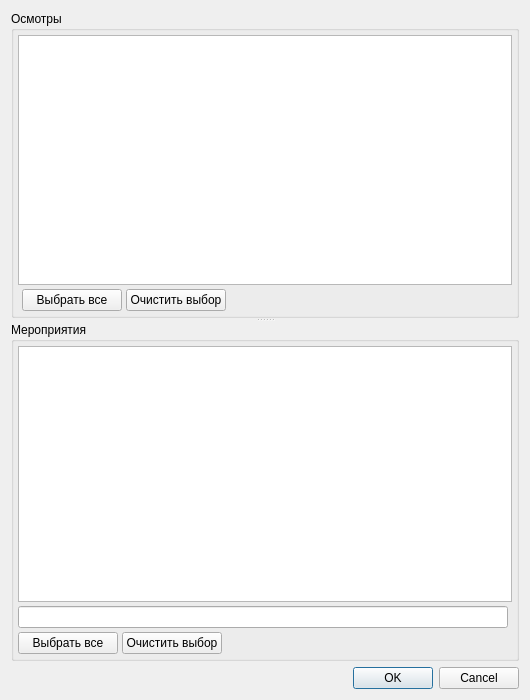
<?xml version="1.0" encoding="UTF-8"?>
<ui version="4.0">
 <class>PreF131Dialog</class>
 <widget class="QDialog" name="PreF131Dialog">
  <property name="windowModality">
   <enum>Qt::ApplicationModal</enum>
  </property>
  <property name="geometry">
   <rect>
    <x>0</x>
    <y>0</y>
    <width>530</width>
    <height>700</height>
   </rect>
  </property>
  <property name="windowTitle">
   <string>Dialog</string>
  </property>
  <layout class="QGridLayout" name="gridLayout_3">
   <item row="0" column="0">
    <widget class="QSplitter" name="splitter">
     <property name="orientation">
      <enum>Qt::Vertical</enum>
     </property>
     <widget class="QGroupBox" name="grpInspections">
      <property name="title">
       <string>Осмотры</string>
      </property>
      <layout class="QGridLayout" name="gridLayout">
       <property name="margin">
        <number>4</number>
       </property>
       <property name="spacing">
        <number>4</number>
       </property>
       <item row="0" column="0" colspan="4">
        <widget class="CInDocTableView" name="tblDiagnostics"/>
       </item>
       <item row="1" column="1">
        <widget class="QPushButton" name="btnSelectVisits">
         <property name="sizePolicy">
          <sizepolicy hsizetype="Fixed" vsizetype="Fixed">
           <horstretch>0</horstretch>
           <verstretch>0</verstretch>
          </sizepolicy>
         </property>
         <property name="minimumSize">
          <size>
           <width>100</width>
           <height>0</height>
          </size>
         </property>
         <property name="text">
          <string>Выбрать все</string>
         </property>
         <property name="autoDefault">
          <bool>false</bool>
         </property>
         <property name="default">
          <bool>false</bool>
         </property>
        </widget>
       </item>
       <item row="1" column="2">
        <widget class="QPushButton" name="btnDeselectVisits">
         <property name="sizePolicy">
          <sizepolicy hsizetype="Fixed" vsizetype="Fixed">
           <horstretch>0</horstretch>
           <verstretch>0</verstretch>
          </sizepolicy>
         </property>
         <property name="minimumSize">
          <size>
           <width>100</width>
           <height>0</height>
          </size>
         </property>
         <property name="text">
          <string>Очистить выбор</string>
         </property>
         <property name="autoDefault">
          <bool>false</bool>
         </property>
         <property name="default">
          <bool>false</bool>
         </property>
        </widget>
       </item>
       <item row="1" column="3">
        <spacer name="horizontalSpacer">
         <property name="orientation">
          <enum>Qt::Horizontal</enum>
         </property>
         <property name="sizeHint" stdset="0">
          <size>
           <width>561</width>
           <height>20</height>
          </size>
         </property>
        </spacer>
       </item>
      </layout>
     </widget>
     <widget class="QGroupBox" name="grpActions">
      <property name="sizePolicy">
       <sizepolicy hsizetype="Preferred" vsizetype="Preferred">
        <horstretch>0</horstretch>
        <verstretch>0</verstretch>
       </sizepolicy>
      </property>
      <property name="minimumSize">
       <size>
        <width>100</width>
        <height>0</height>
       </size>
      </property>
      <property name="title">
       <string>Мероприятия</string>
      </property>
      <layout class="QGridLayout" name="gridLayout_2">
       <property name="margin">
        <number>4</number>
       </property>
       <property name="spacing">
        <number>4</number>
       </property>
       <item row="2" column="2">
        <spacer name="horizontalSpacer_2">
         <property name="orientation">
          <enum>Qt::Horizontal</enum>
         </property>
         <property name="sizeHint" stdset="0">
          <size>
           <width>561</width>
           <height>20</height>
          </size>
         </property>
        </spacer>
       </item>
       <item row="2" column="0">
        <widget class="QPushButton" name="btnSelectActions">
         <property name="sizePolicy">
          <sizepolicy hsizetype="Fixed" vsizetype="Fixed">
           <horstretch>0</horstretch>
           <verstretch>0</verstretch>
          </sizepolicy>
         </property>
         <property name="minimumSize">
          <size>
           <width>100</width>
           <height>0</height>
          </size>
         </property>
         <property name="text">
          <string>Выбрать все</string>
         </property>
         <property name="autoDefault">
          <bool>false</bool>
         </property>
         <property name="default">
          <bool>false</bool>
         </property>
        </widget>
       </item>
       <item row="2" column="1">
        <widget class="QPushButton" name="btnDeselectActions">
         <property name="sizePolicy">
          <sizepolicy hsizetype="Fixed" vsizetype="Fixed">
           <horstretch>0</horstretch>
           <verstretch>0</verstretch>
          </sizepolicy>
         </property>
         <property name="minimumSize">
          <size>
           <width>100</width>
           <height>0</height>
          </size>
         </property>
         <property name="text">
          <string>Очистить выбор</string>
         </property>
         <property name="autoDefault">
          <bool>false</bool>
         </property>
         <property name="default">
          <bool>false</bool>
         </property>
        </widget>
       </item>
       <item row="0" column="0" colspan="4">
        <widget class="CSortFilterProxyInDocTableView" name="tblActions"/>
       </item>
       <item row="1" column="0" colspan="3">
        <widget class="QLineEdit" name="edtNameFilter"/>
       </item>
      </layout>
     </widget>
    </widget>
   </item>
   <item row="1" column="0">
    <widget class="QDialogButtonBox" name="buttonBox_3">
     <property name="orientation">
      <enum>Qt::Horizontal</enum>
     </property>
     <property name="standardButtons">
      <set>QDialogButtonBox::Cancel|QDialogButtonBox::Ok</set>
     </property>
    </widget>
   </item>
  </layout>
 </widget>
 <customwidgets>
  <customwidget>
   <class>CInDocTableView</class>
   <extends>QTableView</extends>
   <header>library/InDocTable.h</header>
  </customwidget>
  <customwidget>
   <class>CSortFilterProxyInDocTableView</class>
   <extends>QTableView</extends>
   <header>library/SortFilterProxyInDocTableView.h</header>
  </customwidget>
 </customwidgets>
 <tabstops>
  <tabstop>tblDiagnostics</tabstop>
  <tabstop>btnSelectVisits</tabstop>
  <tabstop>btnDeselectVisits</tabstop>
  <tabstop>tblActions</tabstop>
  <tabstop>edtNameFilter</tabstop>
  <tabstop>btnSelectActions</tabstop>
  <tabstop>btnDeselectActions</tabstop>
  <tabstop>buttonBox_3</tabstop>
 </tabstops>
 <resources/>
 <connections>
  <connection>
   <sender>buttonBox_3</sender>
   <signal>accepted()</signal>
   <receiver>PreF131Dialog</receiver>
   <slot>accept()</slot>
   <hints>
    <hint type="sourcelabel">
     <x>599</x>
     <y>727</y>
    </hint>
    <hint type="destinationlabel">
     <x>574</x>
     <y>746</y>
    </hint>
   </hints>
  </connection>
  <connection>
   <sender>buttonBox_3</sender>
   <signal>rejected()</signal>
   <receiver>PreF131Dialog</receiver>
   <slot>reject()</slot>
   <hints>
    <hint type="sourcelabel">
     <x>674</x>
     <y>733</y>
    </hint>
    <hint type="destinationlabel">
     <x>672</x>
     <y>746</y>
    </hint>
   </hints>
  </connection>
 </connections>
</ui>
